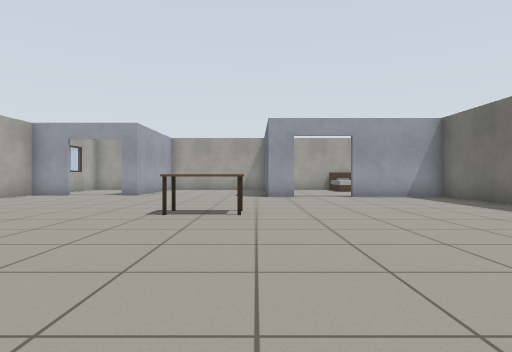
[1] (above)

15 first-person views from a walk through a Gazebo world. The camera is 0.72 m above the floor, looks level and sees 75° across. The floor is counted in squares, 1 m on a side. Each view is taken from the middle of a square. On the plan, view 1 faces up. The plan holds only what a view shows up to about 10 squares ahead; the rest is blank. The robots in the file are not drawn.

[2]
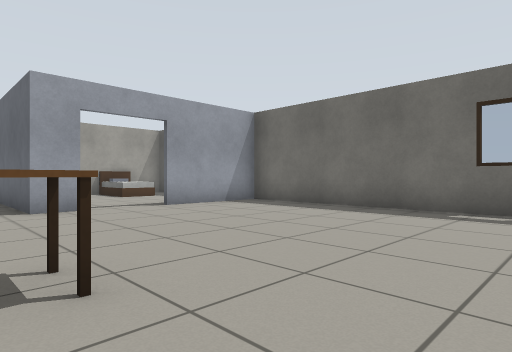

[3]
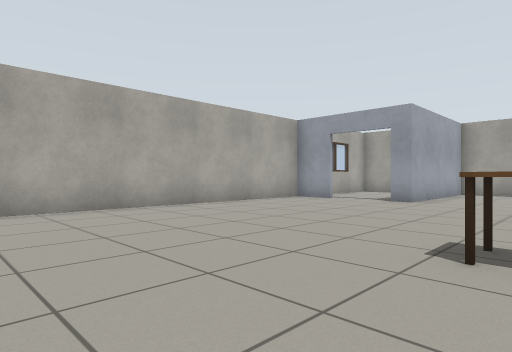

[4]
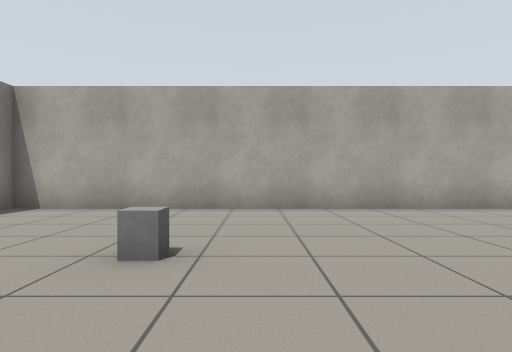

[5]
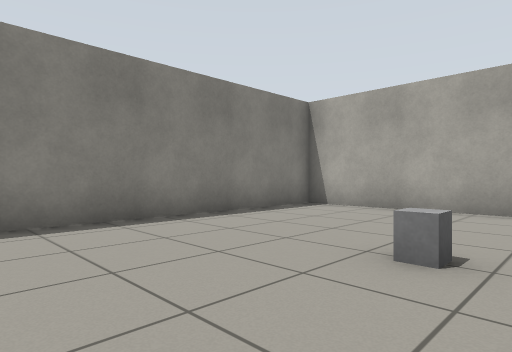

[6]
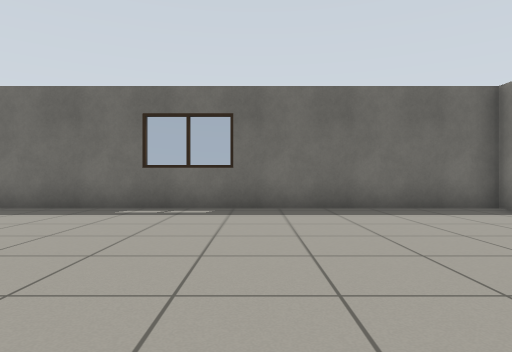

[7]
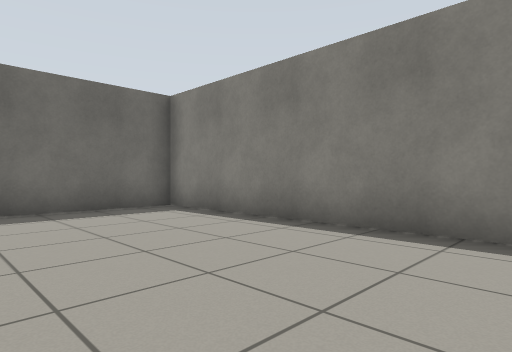

[8]
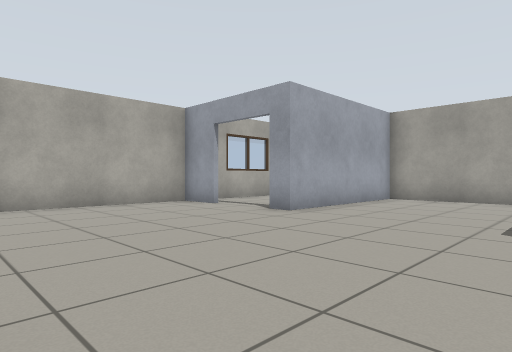

[9]
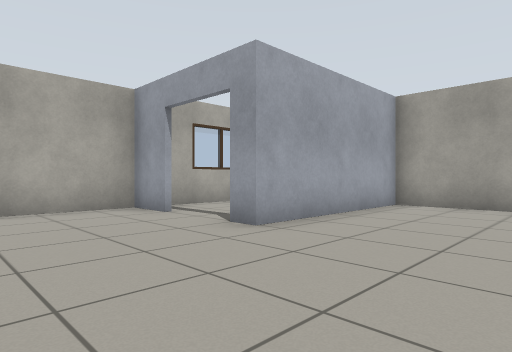

[10]
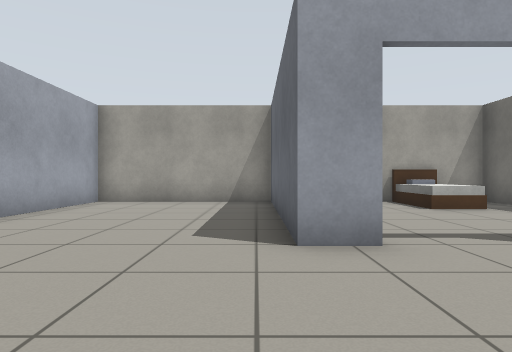

[11]
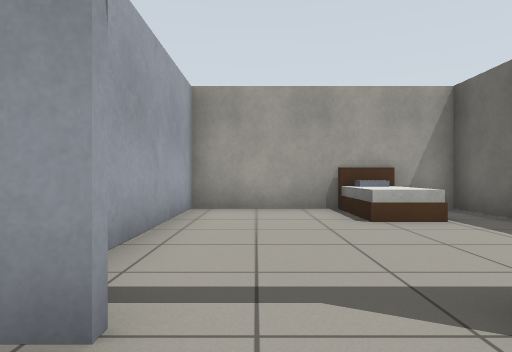

[12]
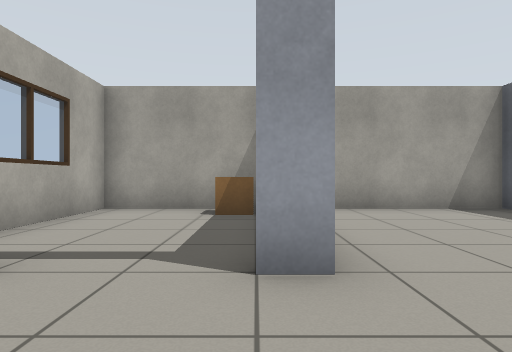

[13]
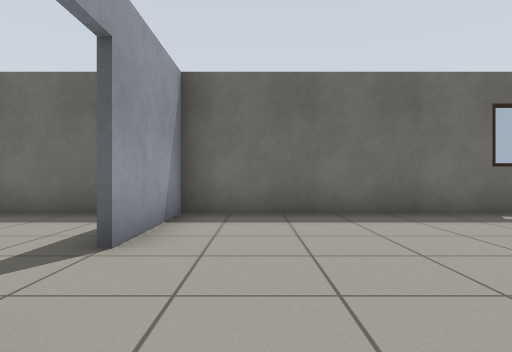

[14]
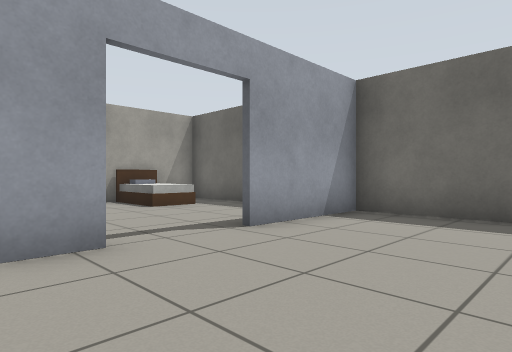

[15]
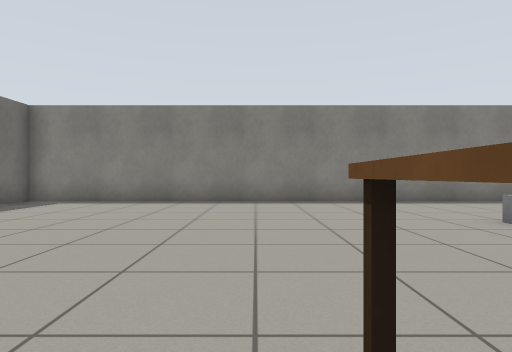

### Floor plan
Points are (right, up) in squares from view 1. A wall is a line through its corners. A room is listed if a view was taken in it or the views show most of it. See-through windows are left out.
Room 1 (views 1, 2, 3, 4, 5, 6, 7, 8, 9, 10, 11, 12, 13, 14, 15)
walls: (1.4, 11.4) (0.4, 11.4) (0.4, 17.4); (-7, 12.4) (-8.3, 12.4) (-8.3, -2.4) (6.4, -2.4) (6.4, 11.4) (3.2, 11.4); (-4.4, 15.5) (-4.4, 12.4) (-5, 12.4); (-8.3, 14.5) (-8.3, 13.4); (0, 17.4) (-4.2, 17.4); (-5.4, 17.4) (-8.3, 17.4) (-8.3, 15.4)
ways out: opening at (2.5, 12) to room 2
objects: beige box (-5, 16) to (-5, 17); grey box (-4, 2); table (-2, 6) to (-1, 7); window (6, 4)
Room 2 (no view inside)
walls: (3.2, 17.4) (0, 17.4); (0.6, 17.4) (0.6, 13.1); (6.4, 13) (6.4, 17.4) (5.6, 17.4)
ways out: opening at (2.5, 12) to room 1
objects: bed (4, 15) to (5, 17)

Where each view was taken, in squares from view 1:
view 1: 0 up, 0 right, facing up
view 2: 4 up, 1 left, facing up-right
view 3: 3 up, 1 left, facing up-left
view 4: 3 up, 1 left, facing left
view 5: 3 up, 1 left, facing down-left
view 6: 3 up, 1 left, facing right
view 7: 2 up, 1 left, facing down-right
view 8: 7 up, 0 right, facing up-left
view 9: 9 up, 1 left, facing up-left
view 10: 8 up, 0 right, facing up
view 11: 10 up, 2 right, facing up
view 12: 10 up, 5 left, facing up
view 13: 10 up, 0 right, facing right
view 14: 8 up, 0 right, facing up-right
view 15: 7 up, 0 right, facing down
